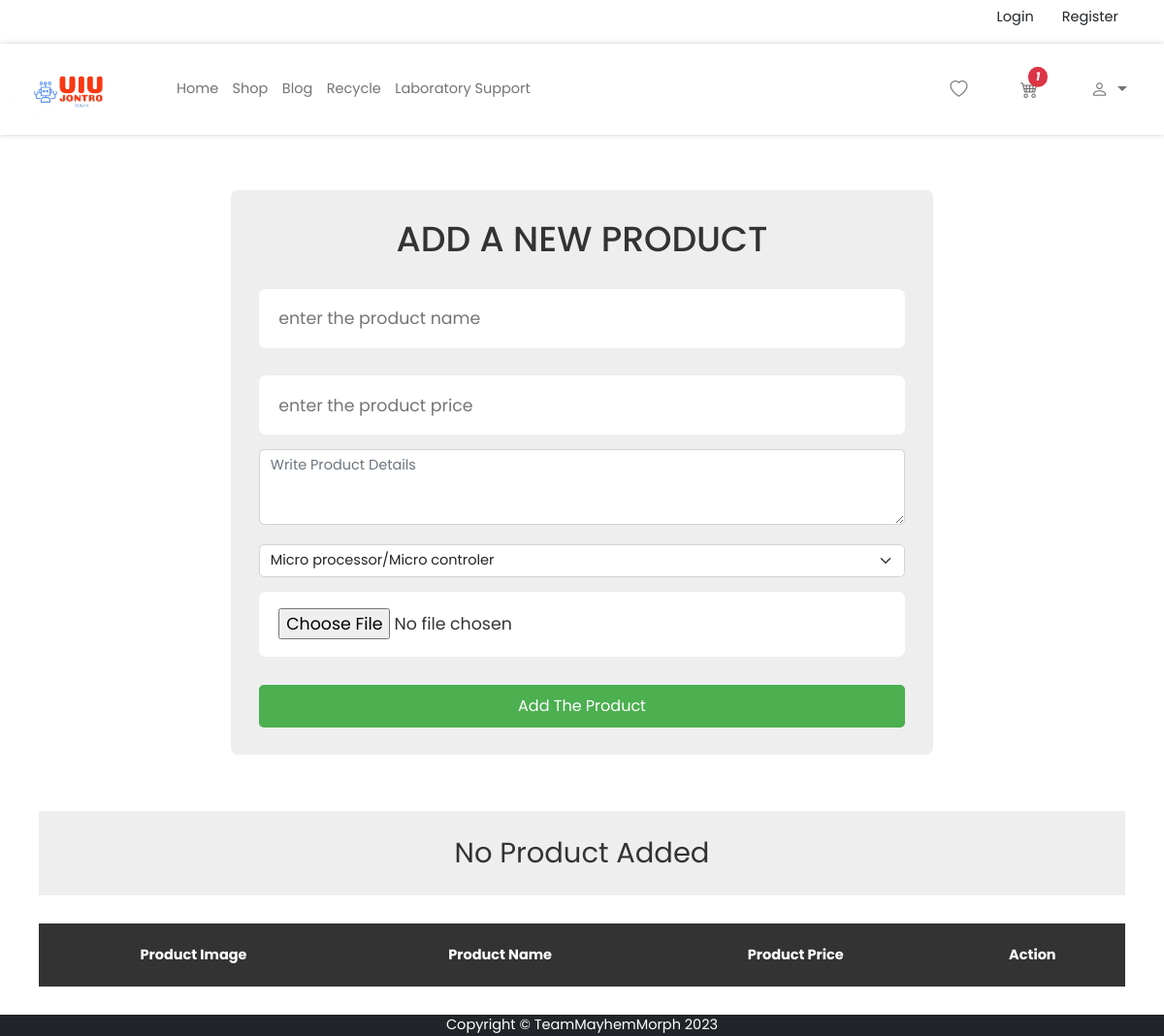
/Seller_page/admin.php, run on an earlier commit of the app's database.
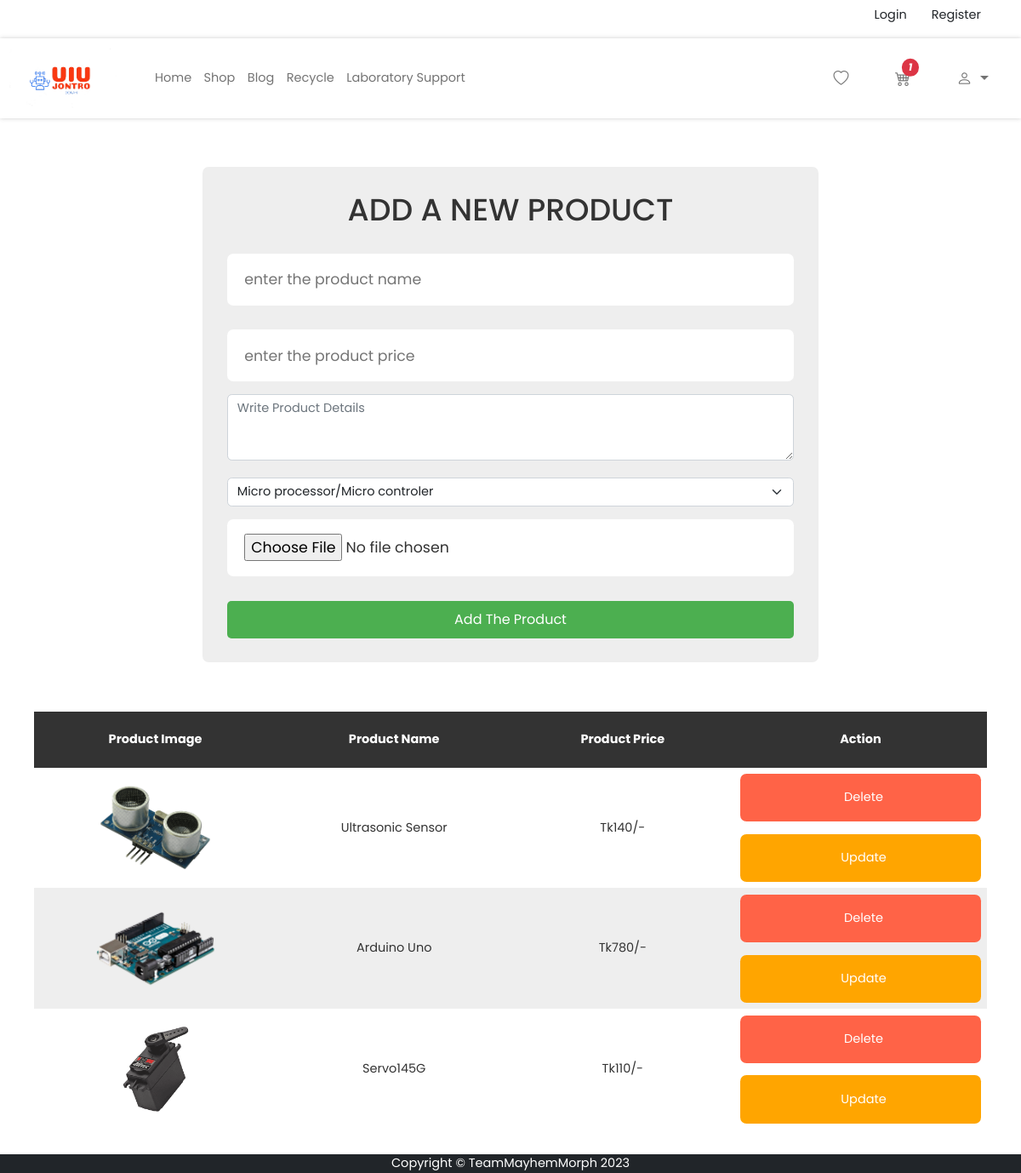
And on a later commit of the database.
### tables this page shows
CREATE TABLE `products` (
  `id` int(11) NOT NULL,
  `name` varchar(255) NOT NULL,
  `price` varchar(255) NOT NULL,
  `image` varchar(255) NOT NULL
);

### Seller_page/admin.php (the view, shortened to what this page needs)
<?php
@include 'config.php';
?>
<!DOCTYPE html>
<html lang="en">
<head>
   <link rel="stylesheet" href="css/style.css">
</head>
<body>
<?php include "../homepage/includes/header_html.php"; ?>
<?php include "../homepage/includes/header_body.php"; ?>
<div class="container">
<section>
<form action="" method="post" class="add-product-form" enctype="multipart/form-data">
   <h3>add a new product</h3>
   <input type="text" name="p_name" placeholder="enter the product name" class="box" required>
   <input type="number" name="p_price" min="0" placeholder="enter the product price" class="box" required>
   <div class="mb-3">
   <textarea class="form-control" placeholder="Write product details" id="exampleFormControlTextarea1" rows="3"></textarea>
   </div>
   <select class="form-select" aria-label="Default select example" >
  <option selected>Micro processor/Micro controler</option>
  </select>
   <input type="file" name="p_image" accept="image/png, image/jpg, image/jpeg" class="box" required>
   <input type="submit" value="add the product" name="add_product" class="btn">
</form>
</section>
<section class="display-product-table">
   <table>
      <thead>
         <th>product image</th>
         <th>product name</th>
         <th>product price</th>
         <th>action</th>
      </thead>
      <tbody>
         <?php
            $select_products = mysqli_query($conn, "SELECT * FROM `products`");
            if(mysqli_num_rows($select_products) > 0){
               while($row = mysqli_fetch_assoc($select_products)){
         ?>
         <tr>
            <td><img src="uploaded_img/<?php echo $row['image']; ?>" height="100" alt=""></td>
            <td><?php echo $row['name']; ?></td>
            <td>Tk<?php echo $row['price']; ?>/-</td>
            <td>
               <a href="admin.php?delete=<?php echo $row['id']; ?>" class="delete-btn" onclick="return confirm('are your sure you want to delete this?');"> <i class="fas fa-trash"></i> delete </a>
               <a href="admin.php?edit=<?php echo $row['id']; ?>" class="option-btn"> <i class="fas fa-edit"></i> update </a>
            </td>
         </tr>
         <?php
            };
            }else{
               echo "<div class='empty'>no product added</div>";
            };
         ?>
      </tbody>
   </table>
</section>
</div>
<?php include "../homepage/includes/footer.php"; ?>
</body>
</html>

### homepage/includes/header_html.php (shortened to what this page needs)
<!doctype html>
<html lang="en">
<head>
    <link rel="stylesheet" href=".././assets/css/bootstrap.min.css">
    <link rel="stylesheet" href=".././assets/fonts/bootstrap-icons.css">
    <link rel="stylesheet" href=".././assets/sass/main.css">
    <link rel="stylesheet" href=".././assets/css/style.css">
    <link rel="stylesheet" href=".././blog/css/style.css">
    <link rel="stylesheet" href=".././recycle/css/style.css">
</head>
<body>

### homepage/includes/header_body.php (shortened to what this page needs)
<?php
    $page = basename($_SERVER['PHP_SELF'],'.php');
?>
<header>
<?php
        if(!isset($_SESSION['uname'])){
            ?>
            <div class="page-header__topline container-fluid row">
                <ul class="nav justify-content-end">
                    <li class="nav-item">
                    <a class="nav-link text-dark" aria-current="page" href=".././customers/login.php">Login</a>
                    </li>
                    <li class="nav-item">
                    <a class="nav-link text-dark" aria-current="page" href=".././customers/register.php">Register</a>
                    </li>
                </ul>
            </div>
            <?php
        }
?>
    <nav class="navbar navbar-expand-lg navbar-light">
        <div class="container">
            <a class="navbar-brand" href="#">
                <img src=".././assets/images/logo.png" alt="">
            </a>
            <div class="collapse navbar-collapse" id="navbarSupportedContent">
                <ul class="navbar-nav me-auto mb-2 mb-lg-0">
                    <li class="nav-item">
                        <a class="nav-link <?= ($page == 'index')? 'active' : '' ?>" aria-current="page" href=".././index.php">Home</a>
                    </li>
                    <li class="nav-item">
                        <a class="nav-link " href=".././Shop/shop.php">Shop</a>
                    </li>
                    <li class="nav-item">
                        <a class="nav-link <?= ($page == 'blog')? 'active' : '' ?>" href=".././blog/blog.php">Blog</a>
                    </li>
                    <li class="nav-item">
                        <a class = "nav-link <?= ($page == 'recycle')? 'active' : '' ?>" href=".././recycle/recycle.php">Recycle</a>
                    </li>
                    <li class="nav-item">
                        <a class="nav-link " href=".././lab_support/index.php">Laboratory support</a>
                    </li>
                </ul>
                <ul class="navbar-nav ms-auto mb-2 mb-lg-0 action-menu">
                    <li class="nav-item">
                        <a class="nav-link" href="#">
                            <i class="bi bi-heart"></i>
                        </a>
                    </li>
                    <li class="nav-item">
                        <a class="nav-link" href="#">
                            <i class="bi bi-cart4 position-relative">
                                <span style="font-size: 12px"
                                      class="position-absolute top-0 start-100 translate-middle badge rounded-pill bg-danger">1 </span>
                            </i>
                        </a>
                    </li>
                    <li class="nav-item dropdown">
                        <a class="nav-link dropdown-toggle" href="#" id="navbarDropdown" role="button"
                           data-bs-toggle="dropdown" aria-expanded="false">
                           <?php
                                if(isset($_SESSION['uname'])){
                                    ?>
                                    <i class="bi bi-person"><?php echo " ".$uname ?></i>
                                    <?php
                                }
                                else{
                                    ?>
                                    <i class="bi bi-person"></i>
                                    <?php
                                }
                           ?>
                        </a>
                    </li>
                </ul>
            </div>
        </div>
    </nav>
</header>

### homepage/includes/footer.php (shortened to what this page needs)
<footer class = "container-fluid">
    <div class="row">
        <div class="container header__topline bg-dark"><p class="m-0 text-center text-white">Copyright &copy; TeamMayhemMorph 2023</p></div>
    </div>
</footer>
</body>
</html>

### Seller_page/css/style.css (style rules this page uses)
:root { --blue:#2980b9; --red:tomato; --orange:orange; --black:#333; --white:#fff; --bg-color:#eee; --dark-bg:rgba(0,0,0,.7); --box-shadow:0 .5rem 1rem rgba(0,0,0,.1); --border:.1rem solid #999; }
* { font-family: 'Poppins', sans-serif; margin:0; padding:0; box-sizing: border-box; outline: none; border:none; text-decoration: none; text-transform: capitalize; }
html { font-size: 90.5%; overflow-x: hidden; }
.container { max-width: 1200px; margin:0 auto; }
section { padding:2rem; }
.btn, .option-btn, .delete-btn { display: block; width: 100%; text-align: center; background-color: var(--blue); color:var(--white); font-size: 1rem; padding:1.2rem 3rem; border-radius: .5rem; cursor: pointer; margin-top: 1rem; }
.option-btn i, .delete-btn i { padding-right: .5rem; }
.option-btn { background-color: var(--orange); }
.delete-btn { margin-top: 0; background-color: var(--red); }
.add-product-form { max-width: 50rem; background-color: var(--bg-color); border-radius: .5rem; padding:2rem; margin:0 auto; margin-top: 2rem; }
.add-product-form h3 { font-size: 2.5rem; margin-bottom: 1rem; color:var(--black); text-transform: uppercase; text-align: center; }
.add-product-form .box { text-transform: none; padding:1.2rem 1.4rem; font-size: 1.2rem; color:var(--black); border-radius: .5rem; background-color: var(--white); margin:1rem 0; width: 100%; }
.display-product-table table { width: 100%; text-align: center; }
.display-product-table table thead th { padding:1.5rem; font-size: 1rem; background-color: var(--black); color:var(--white); }
.display-product-table table td { padding:0.5rem; font-size: 1rem; color:var(--black); }
.display-product-table table td:first-child { padding:0; }
.display-product-table table tr:nth-child(even) { background-color: var(--bg-color); }
.display-product-table .empty { margin-bottom: 2rem; text-align: center; background-color: var(--bg-color); color:var(--black); font-size: 2rem; padding:1.5rem; }

### assets/sass/main.css (style rules this page uses)
body { font-family: "Roboto", sans-serif; background: #fff !important; }
a { text-decoration: none; color: #1a1e21; }
header nav { background: #fff; box-shadow: 0px 0px 5px #4444; }
header nav a.navbar-brand img { height: 70px; }
header nav ul.action-menu .nav-item .nav-link { margin: 0px 20px; font-size: 18px; }

### assets/css/style.css (style rules this page uses)
.page-header__topline { height: 45px; }
input[type="file"], input[type="text"], textarea { width: 100%; padding: 10px; margin-bottom: 20px; border-radius: 5px; border: none; }
input[type="submit"] { background-color: #4CAF50; color: white; border: none; border-radius: 5px; padding: 10px 20px; cursor: pointer; font-size: 16px; }

What changed in the data, as far as the page shows it:
added products: image (picture), name "Ultrasonic Sensor", price "140"
added products: image (picture), name "Arduino Uno", price "780"
added products: image (picture), name "Servo145G", price "110"
Also different on the page:
text no longer shown: "No Product Added"
